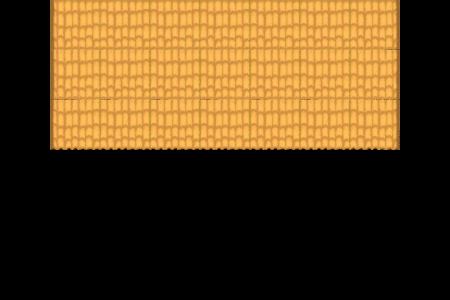

This is a level from a 2D game, rendered from its Tiled map with the project's own tilesets. A one-line summary and the map file follow, with tile-layer data summarised:
An orthogonal 9x6 tile map with 50x50 px tiles, 1 tile layer (back).

<map version="1.0" orientation="orthogonal" renderorder="right-down" width="9" height="6" tilewidth="50" tileheight="50" nextobjectid="1">
 <tileset firstgid="1" name="roofs" tilewidth="50" tileheight="50" tilecount="100">
  <image source="roofs.png" width="500" height="500" />
 </tileset>
 <layer name="back" width="9" height="6">
  <data>[54 cells, 21 non-empty, 9 distinct tile ids]</data>
 </layer>
</map>
